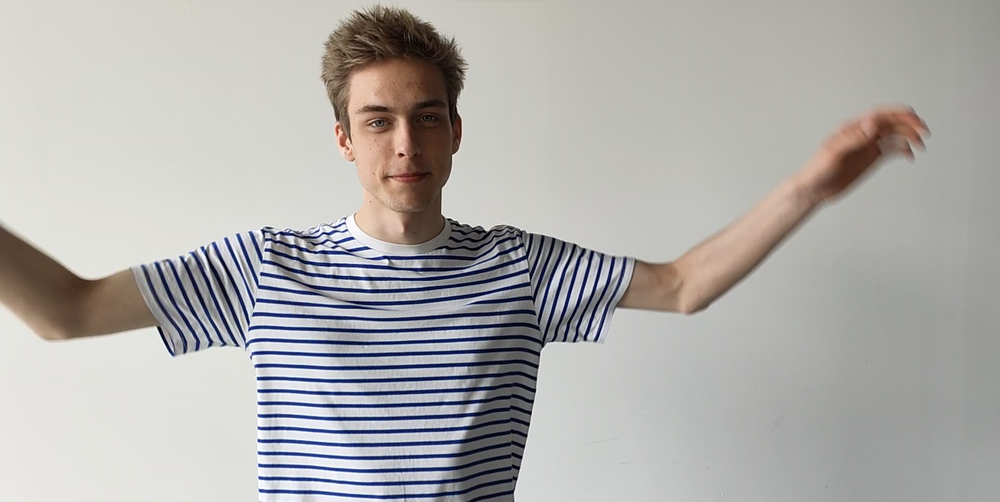
#> input picture research/sauce/pose.png, 1000 x 502 px, shrunk from 2560 x 1285 before the run, found by its file name
$ python watershed.py
#> lines starting #> are read from the running program, lines starting #| are printed output that depends on the picture; after the words box and inside, x2 and y2 are one past the last pixel; in counts of white or black regions, pixels touching at a corner belong together
from __future__ import print_function
import cv2 as cv
import numpy as np
import argparse
import random as rng

rng.seed(12345)

parser = argparse.ArgumentParser(description='Code for Image Segmentation with Distance Transform and Watershed Algorithm.\
    Sample code showing how to segment overlapping objects using Laplacian filtering, \
    in addition to Watershed and Distance Transformation')
parser.add_argument('--input', help='Path to input image.', default='sauce/pose.png')
args = parser.parse_args()

src = cv.imread(cv.samples.findFile(args.input))
#> src is the input picture: shape (502, 1000, 3); mean B, G, R 171.6, 173.7, 175.8

cv.imshow('Source Image', src)

src[np.all(src == 255, axis=2)] = 0
#> src: shape (502, 1000, 3); under 0.01% of pixels changed, all inside (x1, y1, x2, y2) = (258, 215, 353, 469)

# cv.imshow('Black Background Image', src)

kernel = np.array([[1, 1, 1], [1, -8, 1], [1, 1, 1]], dtype=np.float32)

imgLaplacian = cv.filter2D(src, cv.CV_32F, kernel)
sharp = np.float32(src)
imgResult = sharp - imgLaplacian
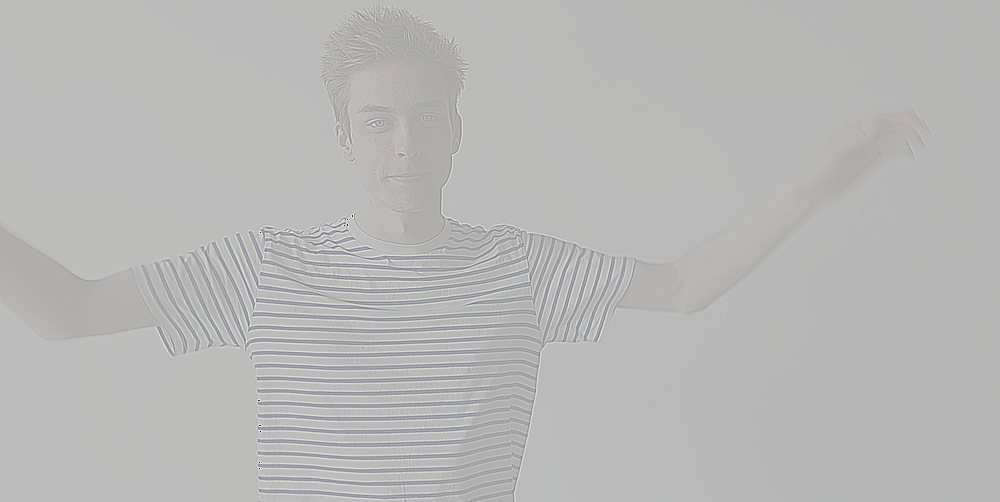
#> imgResult: shape (502, 1000, 3) float32; mean B, G, R 171.6, 173.7, 175.8; drawn with min black and max white

imgResult = np.clip(imgResult, 0, 255)
imgResult = imgResult.astype('uint8')
imgLaplacian = np.clip(imgLaplacian, 0, 255)
imgLaplacian = np.uint8(imgLaplacian)

# cv.imshow('New Sharped Image', imgResult)

bw = cv.cvtColor(imgResult, cv.COLOR_BGR2GRAY)
_, bw = cv.threshold(bw, 40, 255, cv.THRESH_BINARY | cv.THRESH_OTSU)
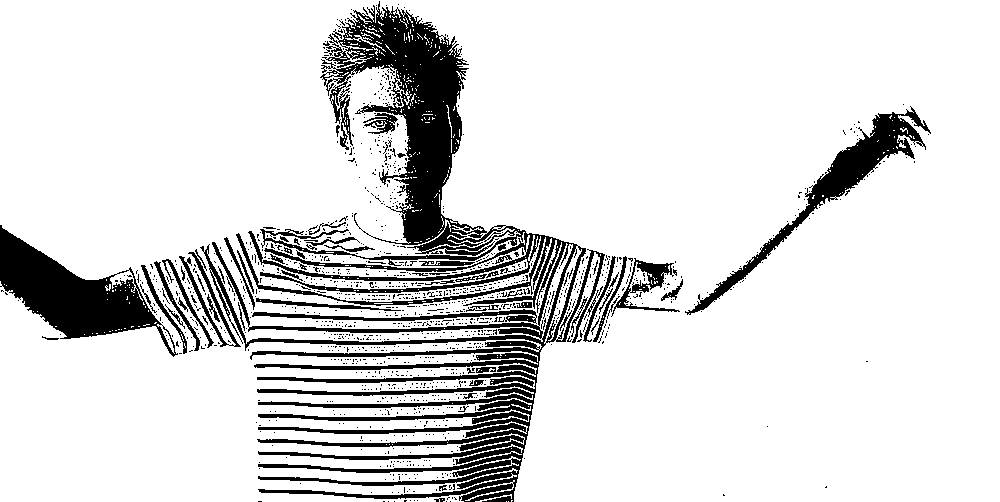
#> bw: shape (502, 1000); 86.2% white; 1370 black regions (1303 under 20 px), largest, box (x1, y1, x2, y2) and area: (200, 1, 605, 502) 43093, (0, 225, 178, 357) 8700, (685, 106, 931, 315) 5316
# cv.imshow('Binary Image', bw)

dist = cv.distanceTransform(bw, cv.DIST_L2, 3)

cv.normalize(dist, dist, 0, 1.0, cv.NORM_MINMAX)
# cv.imshow('Distance Transform Image', dist)

_, dist = cv.threshold(dist, 0.4, 1.0, cv.THRESH_BINARY)
#> dist: shape (502, 1000) float32; values 0 (black) and 1 (white), 18.8% white; 5 white regions, box (x1, y1, x2, y2) and area: (545, 0, 1000, 167) 35165, (0, 0, 238, 174) 33962, (907, 218, 1000, 502) 15106, (0, 423, 157, 502) 9788, (617, 427, 649, 502) 555

kernel1 = np.ones((3,3), dtype=np.uint8)
dist = cv.dilate(dist, kernel1)
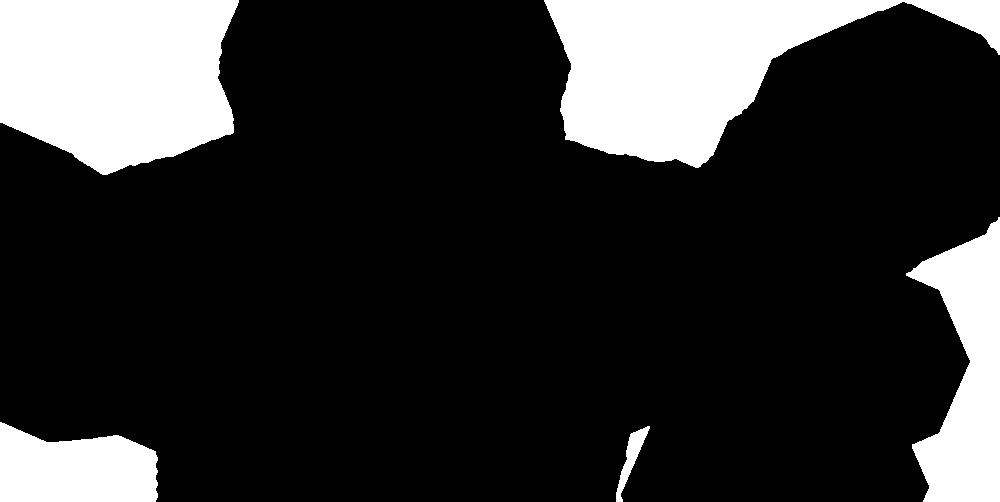
#> dist: shape (502, 1000) float32; values 0 (black) and 1 (white), 19.3% white; 5 white regions, box (x1, y1, x2, y2) and area: (544, 0, 1000, 168) 36039, (0, 0, 239, 175) 34469, (906, 217, 1000, 502) 15629, (0, 422, 158, 502) 10053, (616, 426, 650, 502) 772
# cv.imshow('Peaks', dist)

dist_8u = dist.astype('uint8')
#> dist_8u: shape (502, 1000); values 0 (black) and 1 (white), 19.3% white; 5 white regions

contours, _ = cv.findContours(dist_8u, cv.RETR_EXTERNAL, cv.CHAIN_APPROX_SIMPLE)
#> contours = 5 contours; box (x1, y1, x2, y2) and area: (544, 0, 1000, 168) 35470, (0, 0, 239, 175) 34105, (906, 217, 1000, 502) 15267, (0, 422, 158, 502) 9832, (616, 426, 650, 502) 688

markers = np.zeros(dist.shape, dtype=np.int32)

for i in range(len(contours)):
    cv.drawContours(markers, contours, i, (i+1), -1)
#> this loop made 5 passes
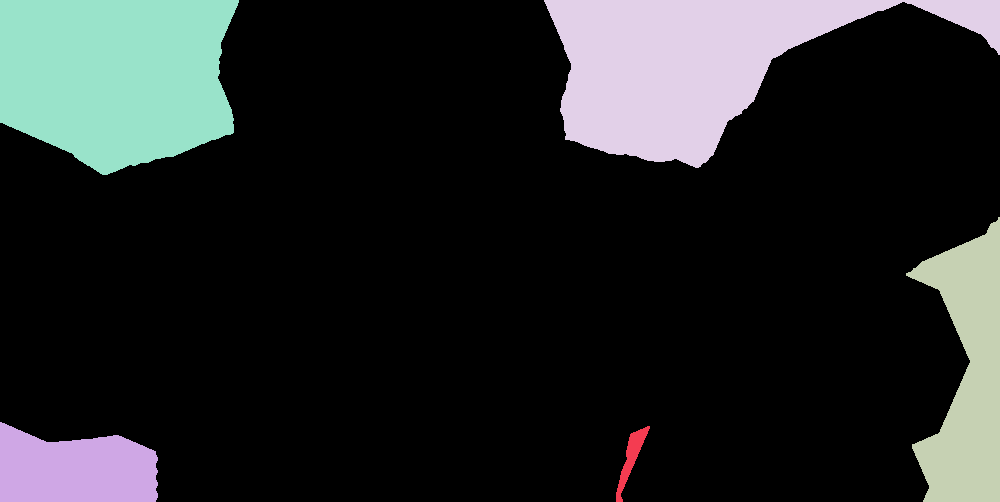
#> markers: shape (502, 1000) int32; 6 distinct labels, from 0 to 5; one colour per label, 0 black
cv.circle(markers, (5,5), 3, (255,255,255), -1)
#> markers: shape (502, 1000) int32; 7 distinct labels, from 0 to 255
markers_8u = (markers * 10).astype('uint8')
# cv.imshow('Markers', markers_8u)

cv.watershed(imgResult, markers)
mark = markers.astype('uint8')
mark = cv.bitwise_not(mark)
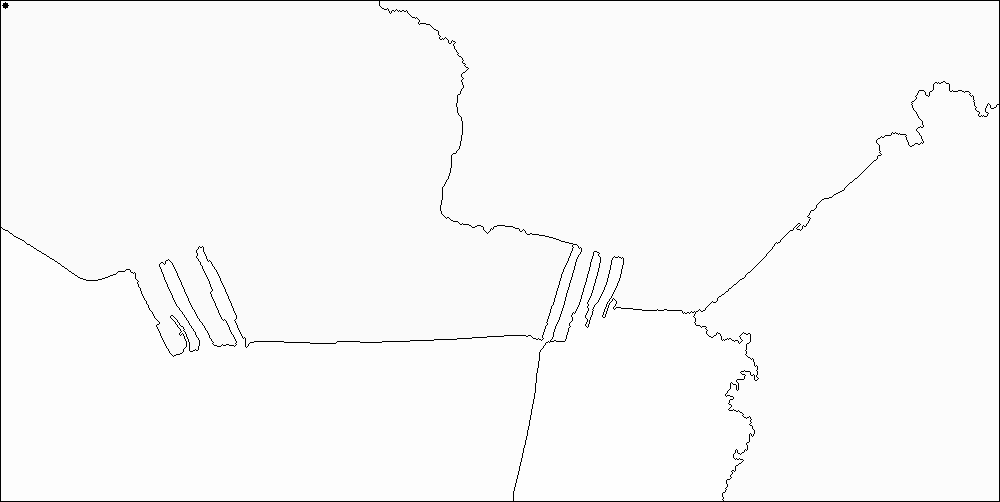
#> mark: shape (502, 1000); min 0, max 254, mean 248.4
colors = []
for contour in contours:
    colors.append((rng.randint(0,256), rng.randint(0,256), rng.randint(0,256)))
#> after the loop, colors = [(213, 5, 152), (188, 99, 138), (223, 82, 191), (63, 221, 133), (89, 95, 181)]
dst = np.zeros((markers.shape[0], markers.shape[1], 3), dtype=np.uint8)
for i in range(markers.shape[0]):
    for j in range(markers.shape[1]):
        index = markers[i,j]
        if index > 0 and index <= len(contours):
            dst[i,j,:] = colors[index-1]
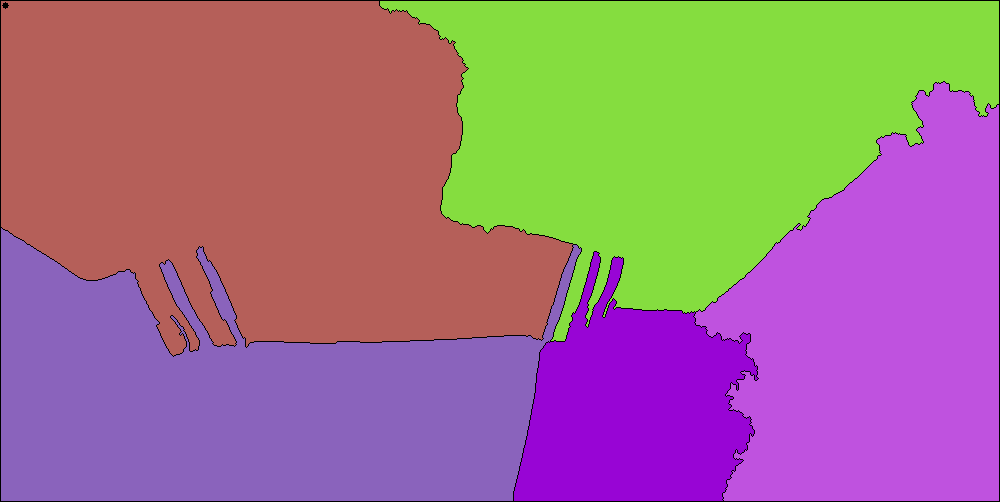
#> dst: shape (502, 1000, 3); mean of channels 0, 1, 2 133.9, 116, 158.3; drawn as B, G, R
# Visualize the final image
# cv.imshow('Final Result', dst)

final = cv.addWeighted(src, 0.5, dst, 0.5, 0)
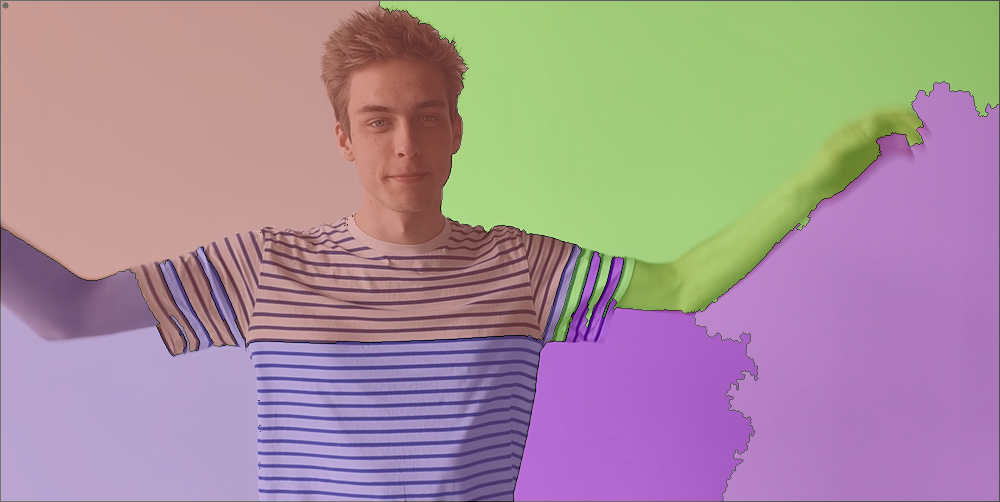
#> final: shape (502, 1000, 3); mean B, G, R 152.7, 144.8, 167
cv.imshow('combined', final)


cv.waitKey(0)
